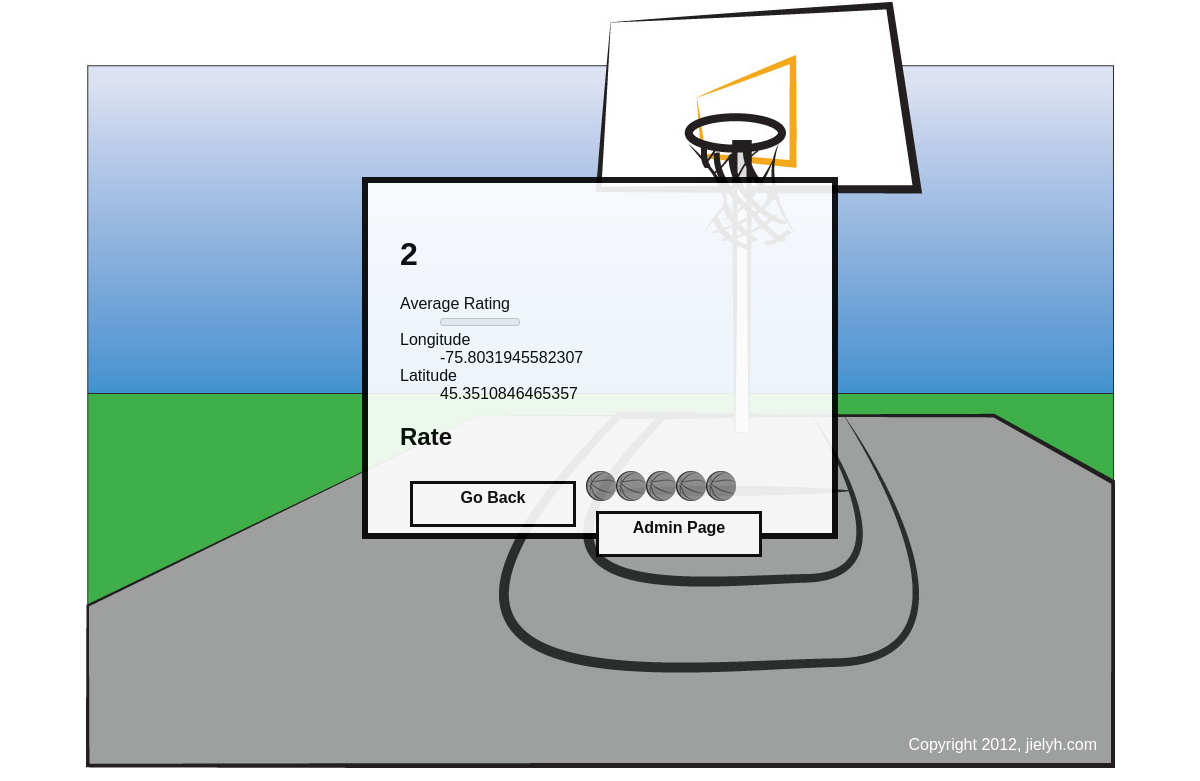
Screenshot of /single.php?id=2 with the database file from the repository.
### tables this page shows
CREATE TABLE IF NOT EXISTS `open_data_app` (
  `id` int(255) NOT NULL AUTO_INCREMENT,
  `name` varchar(200) NOT NULL,
  `address` varchar(200) NOT NULL,
  `longitude` double NOT NULL,
  `latitude` double NOT NULL,
  `rate_count` int(11) NOT NULL,
  `rate_total` int(11) NOT NULL,
  PRIMARY KEY (`id`)
);

### www/single.php (the view, shortened to what this page needs)
<?php
$id = filter_input(INPUT_GET, 'id', FILTER_SANITIZE_NUMBER_INT);
require_once 'includes/db.php';
$sql = $db->prepare('
	SELECT id, longitude, latitude, rate_count, rate_total
	FROM open_data_app
	WHERE id = :id
');
$sql->bindValue(':id', $id, PDO::PARAM_INT);
$sql->execute();
$results = $sql->fetch();
if ($results['rate_count'] > 0) {
	$rating = round($results['rate_total'] / $results['rate_count']);
} else {
	$rating = 0;
}
$cookie = get_rate_cookie();
?><!DOCTYPE HTML>
<html>
<head>
    <link href="css/public.css" rel="stylesheet">
</head>
<body>
	<div class="insingle">
        <h1><?php echo $results['id']; ?></h1>
        <dl>
		<dt>Average Rating</dt><dd><meter value="<?php echo $rating; ?>" min="0" max="5"><?php echo $rating; ?> out of 5</meter></dd>
		<dt>Longitude</dt><dd><?php echo $results['longitude']; ?></dd>
		<dt>Latitude</dt><dd><?php echo $results['latitude']; ?></dd>
	</dl>
	<?php if (isset($cookie[$id])) : ?>
	<h2>Your rating</h2>
	<ol class="rater rater-usable">
		<?php for ($i = 1; $i <= 5; $i++) : ?>
			<?php $class = ($i <= $cookie[$id]) ? 'is-rated' : ''; ?>
			<li class="rater-level <?php echo $class; ?>"></li>
		<?php endfor; ?>
	</ol>
	<?php else : ?>
	<h2>Rate</h2>
	<ol class="rater rater-usable">
		<?php for ($i = 1; $i <= 5; $i++) : ?>
		<li class="rater-level"><a href="rate.php?id=<?php echo $results['id']; ?>&rate=<?php echo $i; ?>"></a></li>
		<?php endfor; ?>
	</ol>
    <?php endif; ?>
        <div class="login buttons-css">
        	<a href="index.php">Go Back</a>
    	</div>
        <div class="login buttons-css">
        	<a href="admin/index.php">Admin Page</a>
    	</div>
    </div>
    <footer>Copyright 2012, jielyh.com</footer>
</body>
</html>

### www/css/public.css (style rules this page uses)
body { width: 1024px; height: 768px; margin: 0 auto; padding: 1px; font-family:Tahoma, Geneva, sans-serif; background:url(../images/background.jpg) no-repeat center center; position:relative; }
.buttons-css { margin: 10px;; padding:5px; border: 3px solid #000; width: 150px; height: 30px; background-color: #FFF; text-align:center; font-weight:bold; }
.buttons-css a { color: #000; text-decoration: none; }
.rater { display: inline-block; margin: 0; padding: 0; vertical-align: middle; list-style-type: none; line-height: 1; }
.rater-level { float: left; height:30px; width: 30px; background:url(../images/rate1.png) no-repeat; color: #666; }
.rater-level a, .rater-level a:link, .rater-level a:visited { color: #666; text-decoration: none; display: inline-block; width: 30px; height: 30px; }
.login { float: left; }
.insingle { border: 6px solid #000; background-color:#FFFFFF; padding: 2em; opacity: 0.9; width: 400px; margin: 0 auto; margin-top: 11em; }
footer { position: absolute; bottom: 1em; right: 1em; color: #FFF; }

### rows the page displays
open_data_app: id "2", longitude "-75.8031945582307", latitude "45.3510846465357"
